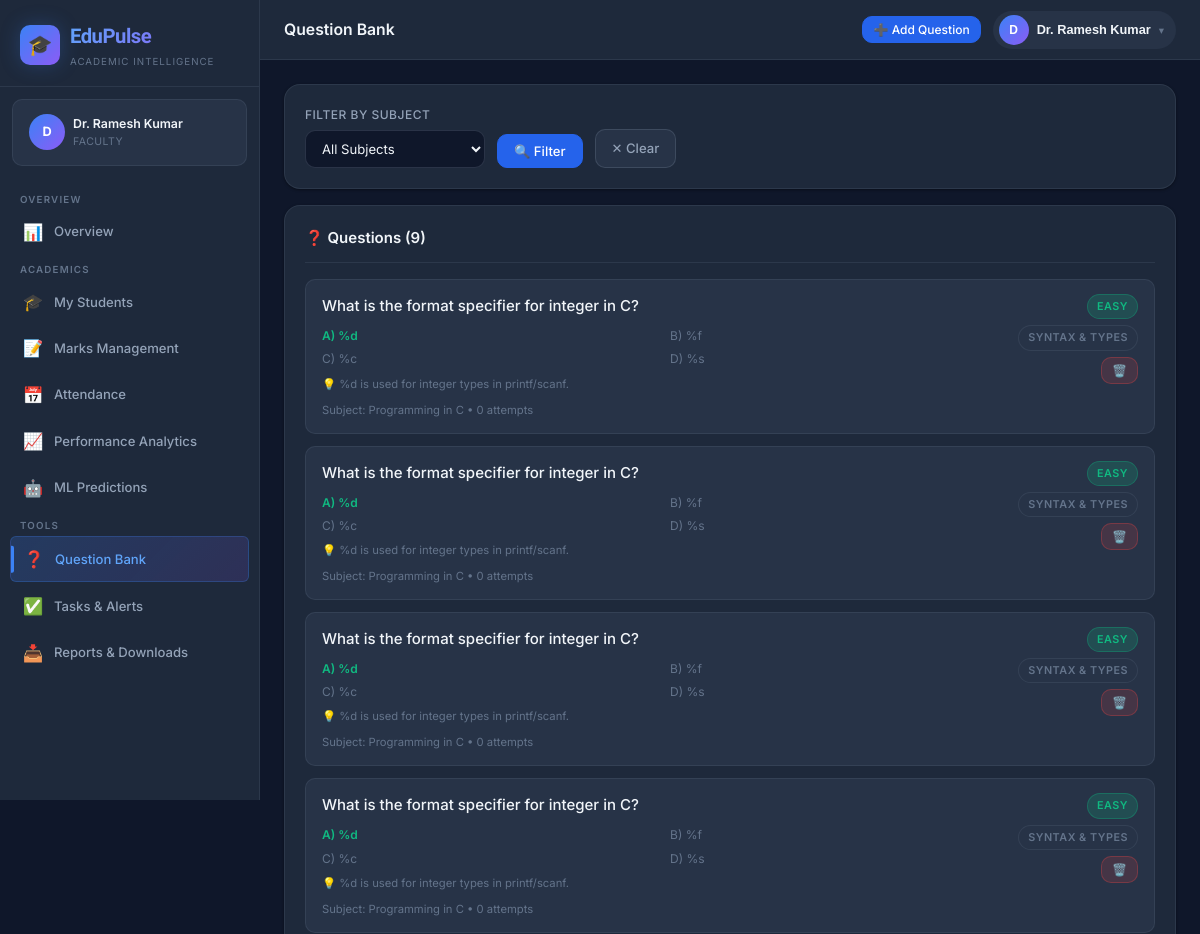
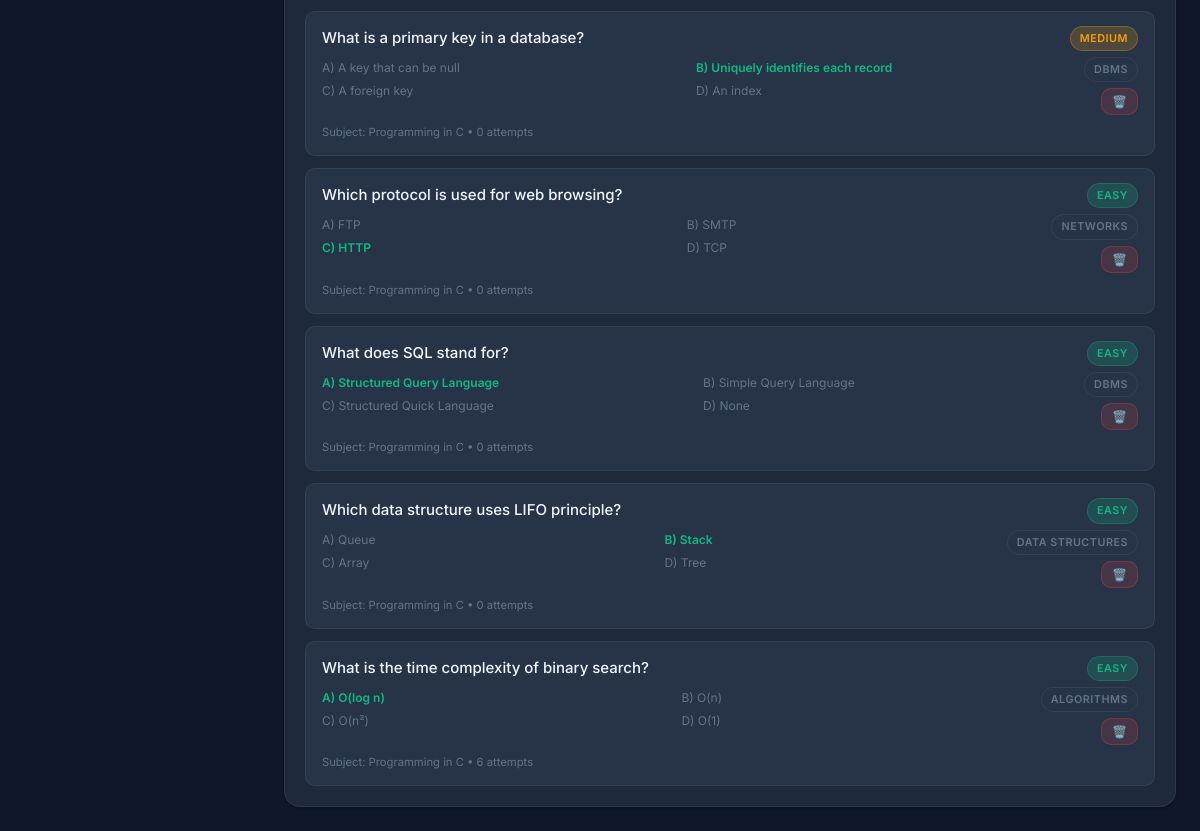
Page /faculty/questions (signed in) on the earlier database version (2 pictures, top to bottom).
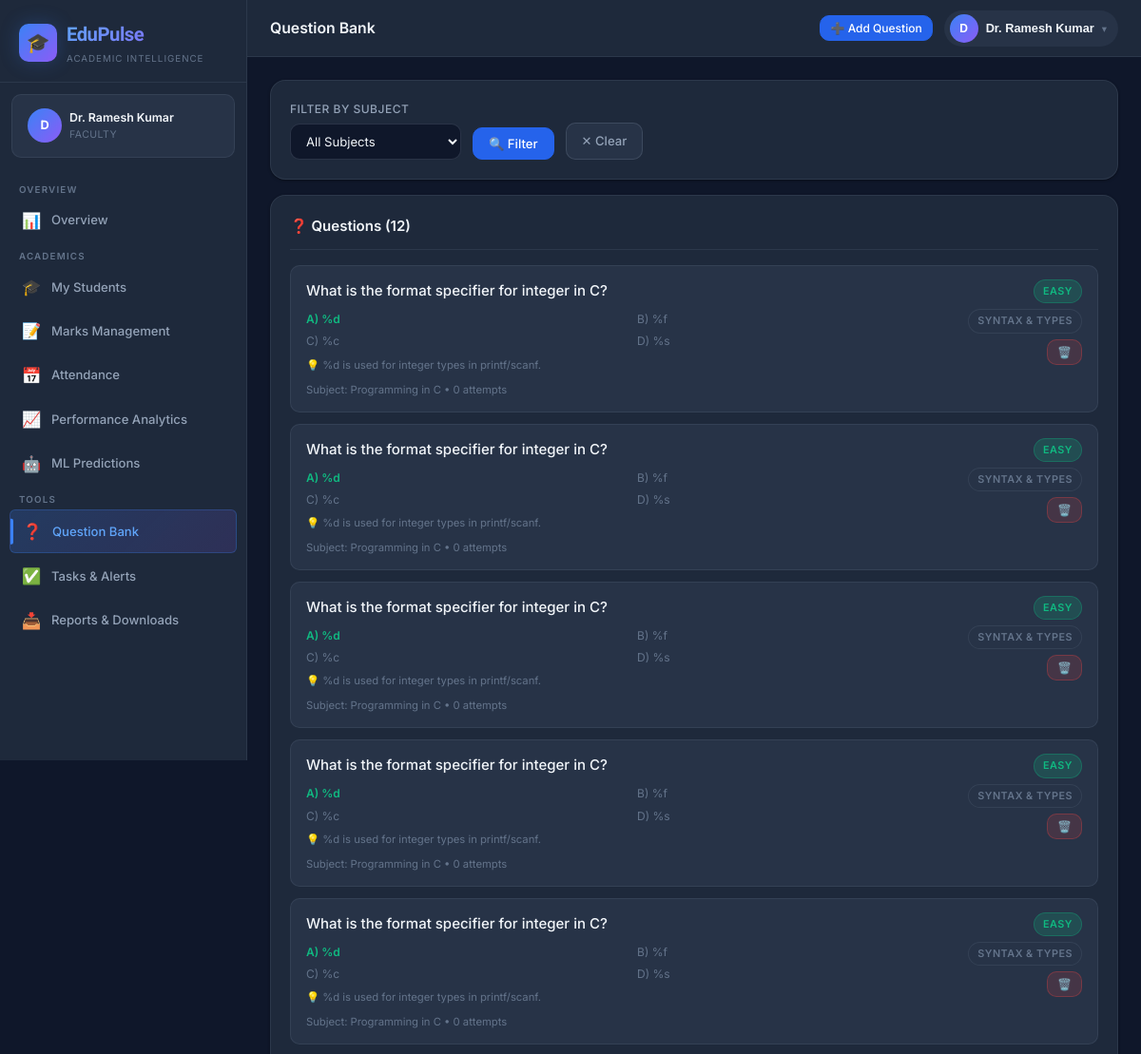
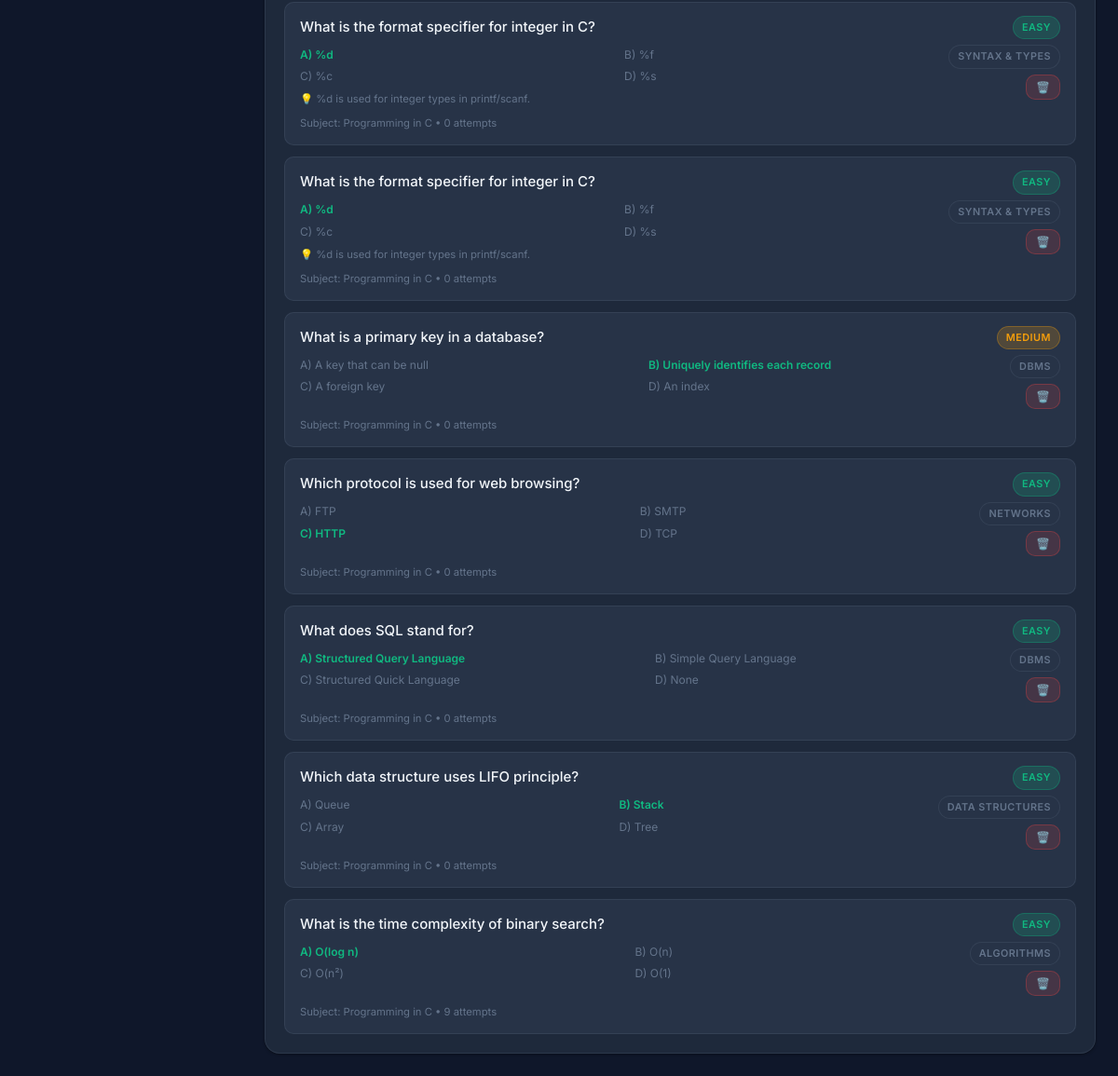
Same page on the later database version (2 pictures, top to bottom).
### models.py (models this page shows)
class Question(db.Model):
    __tablename__ = 'questions'
    id = db.Column(db.Integer, primary_key=True)
    subject_id = db.Column(db.Integer, db.ForeignKey('subjects.id'), nullable=False)
    question_text = db.Column(db.Text, nullable=False)
    option_a = db.Column(db.String(300))
    option_b = db.Column(db.String(300))
    option_c = db.Column(db.String(300))
    option_d = db.Column(db.String(300))
    correct_answer = db.Column(db.String(1))  # 'A', 'B', 'C', 'D' or for descriptive: None
    explanation = db.Column(db.Text)
    topic = db.Column(db.String(100))
    difficulty = db.Column(db.String(20), default='medium')  # easy, medium, hard
    question_type = db.Column(db.String(20), default='mcq')  # mcq, descriptive
    created_by = db.Column(db.Integer, db.ForeignKey('faculty.id'))
    created_at = db.Column(db.DateTime, default=datetime.utcnow)
    is_active = db.Column(db.Boolean, default=True)
    creator = db.relationship('Faculty', backref='created_questions')
    attempts = db.relationship('QuestionAttempt', backref='question', lazy=True)

class Subject(db.Model):
    __tablename__ = 'subjects'
    id = db.Column(db.Integer, primary_key=True)
    code = db.Column(db.String(20), nullable=False)
    name = db.Column(db.String(100), nullable=False)
    department_id = db.Column(db.Integer, db.ForeignKey('departments.id'), nullable=False)
    semester = db.Column(db.Integer, nullable=False)
    credits = db.Column(db.Integer, default=3)
    subject_type = db.Column(db.String(20), default='theory')  # theory, lab, project
    is_active = db.Column(db.Boolean, default=True)
    examinations = db.relationship('Examination', backref='subject', lazy=True)
    marks = db.relationship('Mark', backref='subject', lazy=True)
    attendance_records = db.relationship('AttendanceRecord', backref='subject', lazy=True)
    questions = db.relationship('Question', backref='subject', lazy=True)
    __table_args__ = (db.UniqueConstraint('code', 'department_id', 'semester', name='uq_subject_dept_sem'),)

### routes/faculty.py (the view, shortened to what this page needs)
@faculty_bp.route('/questions', methods=['GET', 'POST'])
@faculty_required
def questions():
    fac = get_current_faculty()
    if not fac:
        return redirect(url_for('auth.login'))
    subjects = get_faculty_subjects(fac)
    auth_subject_ids = [s.id for s in subjects]
    subj_filter = request.args.get('subject_id', '')
    query = Question.query.filter(
        Question.subject_id.in_(auth_subject_ids),
        Question.is_active == True
    )
    if subj_filter and subj_filter.isdigit():
        query = query.filter_by(subject_id=int(subj_filter))
    question_list = query.order_by(Question.created_at.desc()).all()
    return render_template('faculty/questions.html',
                           faculty=fac,
                           subjects=subjects,
                           questions=question_list,
                           subj_filter=subj_filter)

### routes/faculty.py (called while the page is built)
def faculty_required(f):
    @wraps(f)
    def decorated(*args, **kwargs):
        if not current_user.is_authenticated or current_user.role != 'faculty':
            flash('Faculty access required.', 'danger')
            return redirect(url_for('auth.login'))
        return f(*args, **kwargs)
    return login_required(decorated)

def get_current_faculty():
    return Faculty.query.filter_by(user_id=current_user.id).first()

def get_faculty_subjects(fac, section_id=None):
    query = FacultySubjectAssignment.query.filter_by(faculty_id=fac.id, is_active=True)
    if section_id:
        query = query.filter_by(section_id=section_id)
    assignments = query.all()
    subject_ids = list({a.subject_id for a in assignments})
    if subject_ids:
        return Subject.query.filter(Subject.id.in_(subject_ids), Subject.is_active == True).all()
    if fac.department_id:
        return Subject.query.filter_by(department_id=fac.department_id, is_active=True).all()
    return []

### templates/faculty/questions.html (shortened to what this page needs)
{% extends 'base.html' %}
{% from 'macros/nav.html' import faculty_nav %}
{% block page_title %}Question Bank{% endblock %}
{% block nav %}{{ faculty_nav() }}{% endblock %}
{% block topbar_actions %}
<button class="btn btn-primary btn-sm" onclick="openModal('addQModal')">➕ Add Question</button>
{% endblock %}
{% block content %}
<div class="card mb-4" style="margin-bottom:16px;">
  <form method="GET" style="display:flex; gap:12px; flex-wrap:wrap; align-items:flex-end;">
    <div class="form-group" style="margin:0; min-width:180px;">
      <label class="form-label">Filter by Subject</label>
      <select name="subject_id" class="form-control">
        <option value="">All Subjects</option>
      </select>
    </div>
    <button type="submit" class="btn btn-primary">🔍 Filter</button>
    <a href="{{ url_for('faculty.questions') }}" class="btn btn-secondary">✕ Clear</a>
  </form>
</div>
<div class="card">
  <div class="card-header">
    <div class="card-title">❓ Questions ({{ questions|length }})</div>
  </div>
  {% if questions %}
  <div style="display:flex; flex-direction:column; gap:12px;">
    {% for q in questions %}
    <div style="padding:14px 16px; background:var(--bg-elevated); border-radius:var(--radius-md); border:1px solid var(--border-subtle);">
      <div style="display:flex; justify-content:space-between; align-items:start; gap:12px;">
        <div style="flex:1;">
          <div style="font-weight:500; color:var(--text-primary); margin-bottom:8px;">{{ q.question_text }}</div>
          {% if q.option_a %}
          <div style="display:grid; grid-template-columns:1fr 1fr; gap:4px 12px; font-size:0.8rem;">
            {% for letter, opt in [('A', q.option_a), ('B', q.option_b), ('C', q.option_c), ('D', q.option_d)] %}
            <span style="color:{{ 'var(--accent-green)' if letter == q.correct_answer else 'var(--text-muted)' }}; font-weight:{{ '600' if letter == q.correct_answer else '400' }};">
              {{ letter }}) {{ opt }}
            </span>
            {% endfor %}
          </div>
          {% endif %}
          {% if q.explanation %}
          <div class="text-xs text-muted" style="margin-top:6px;">💡 {{ q.explanation }}</div>
          {% endif %}
        </div>
        <div style="display:flex; flex-direction:column; gap:6px; align-items:flex-end; flex-shrink:0;">
          <span class="badge {{ 'badge-danger' if q.difficulty == 'hard' else ('badge-warning' if q.difficulty == 'medium' else 'badge-success') }}">{{ q.difficulty }}</span>
          {% if q.topic %}<span class="badge badge-muted">{{ q.topic }}</span>{% endif %}
          <form method="POST" style="margin:0;">
            <button class="btn btn-danger btn-sm" onclick="return confirm('Delete this question?')">🗑️</button>
          </form>
        </div>
      </div>
      <div class="text-xs text-muted mt-2" style="margin-top:8px;">
        Subject: {{ q.subject.name if q.subject else '—' }} • {{ q.attempts|length }} attempts
      </div>
    </div>
    {% endfor %}
  </div>
  {% else %}
  <div class="empty-state">
    <div class="empty-icon">❓</div>
    <div class="empty-title">No questions yet</div>
    <button class="btn btn-primary btn-sm mt-3" onclick="openModal('addQModal')">➕ Add First Question</button>
  </div>
  {% endif %}
</div>
{% endblock %}

Differences in the rows shown:
added Question: question_text "What is the format specifier for integer in C?", correct_answer "A", option_a "%d", letter "B", option_b "%f", letter "C", option_c "%c", letter "D", option_d "%s", explanation "%d is used for integer types in printf/scanf.", difficulty "EASY", topic "SYNTAX & TYPES", subject "Programming in C", attempts|length "0"
added Question: question_text "What is the format specifier for integer in C?", correct_answer "A", option_a "%d", letter "B", option_b "%f", letter "C", option_c "%c", letter "D", option_d "%s", explanation "%d is used for integer types in printf/scanf.", difficulty "EASY", topic "SYNTAX & TYPES", subject "Programming in C", attempts|length "0"
added Question: question_text "What is the format specifier for integer in C?", correct_answer "A", option_a "%d", letter "B", option_b "%f", letter "C", option_c "%c", letter "D", option_d "%s", explanation "%d is used for integer types in printf/scanf.", difficulty "EASY", topic "SYNTAX & TYPES", subject "Programming in C", attempts|length "0"
computed for Question "What is the time complexity of binary search?": attempts|length "6" → "9"
Other differences:
{{ questions|length }}: "9" → "12"
